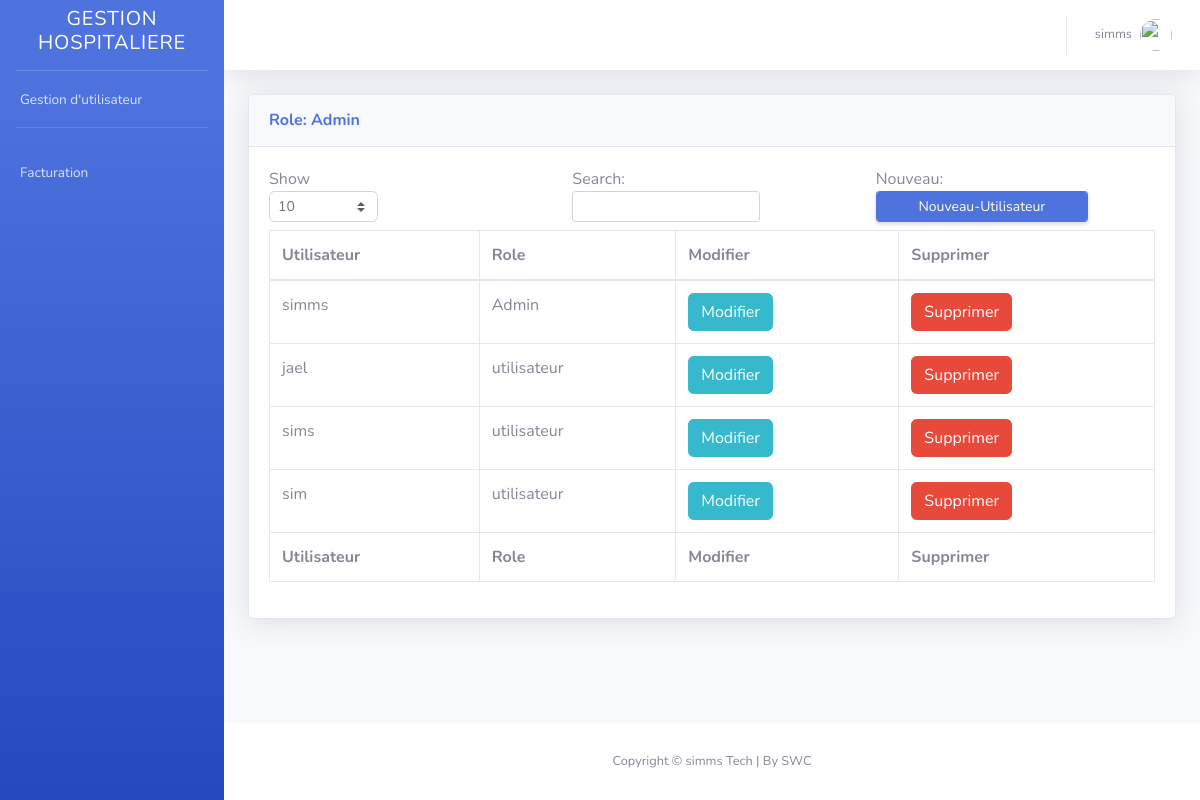
Page /profil/ (signed in) on the earlier database version.
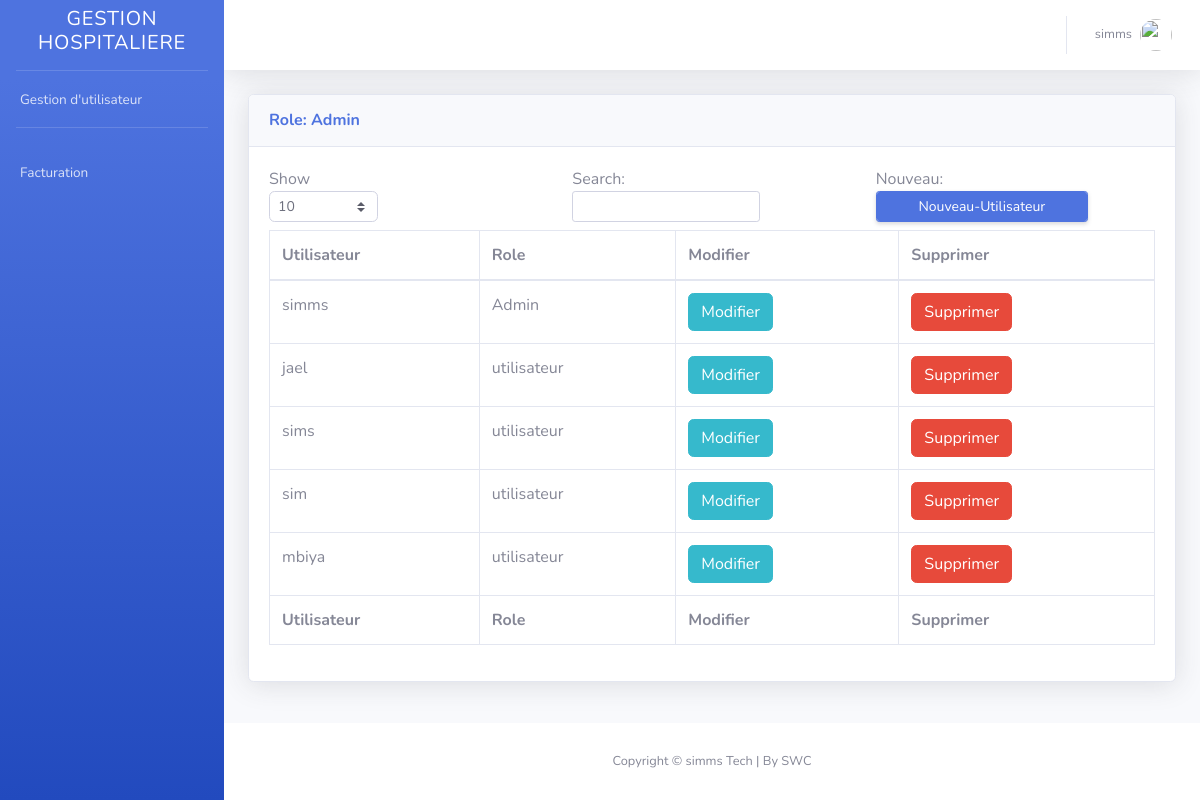
Same page on the later database version.
### accounts/models.py (models this page shows, shortened)
class Utilisateur(models.Model):
    ROLES_CHOICES = [
        ('admin', 'Administrateur'),
        ('manager', 'Manager'),
        ('utilisateur', 'Utilisateur'),
    ]
    user = models.OneToOneField(User, on_delete=models.CASCADE) # Relation entre la class Utilisateur et User
    role = models.CharField(max_length=20, choices=ROLES_CHOICES, default='utilisateur') # La valeur par defaut de role

### accounts/views.py (the view)
# urls.py: path('profil/', profil, name='profil'),# Profil
@login_required
def profil(request):
    utilisateur = Utilisateur.objects.get(user=request.user)
    if utilisateur.role == 'Admin':
        utilisateurs = Utilisateur.objects.select_related('user').all()
        return render(request, 'accounts/profil_admin.html', {'utilisateurs': utilisateurs})
    elif utilisateur.role == 'manager':
        return render(request, 'accounts/profil_manager.html')
    else:
        return render(request, 'accounts/profil_utilisateur.html')

### accounts/templates/accounts/profil_admin.html (shortened to what this page needs)
{% extends 'base.html' %}
{% load form_tags %}
{% block content %}
    <div class="card shadow mb-4">
        <div class="card-header py-3">
            <h6 class="m-0 font-weight-bold text-primary">Role: {{request.user.utilisateur.role}}</h6>
        </div>
            <div class="card-body">
                     <div class="row">
                         <div class="col-sm-12 col-md-4">
                             <div class="dataTables_length" id="dataTable_length">
                                 <label>Show <select name="dataTable_length" aria-controls="dataTable" class="custom-select custom-select-sm form-control form-control-sm"><option value="10">10</option></select></label>
                             </div>
                         </div>
                         <div class="col-sm-12 col-md-4">
                             <div id="dataTable_filter" class="dataTables_filter"><label>Search:<input type="search" class="form-control form-control-sm" placeholder="" aria-controls="dataTable"></label>
                             </div>
                         </div>
                         <div class="col-sm-12 col-md-4">
                             <div  class="dataTables_filter"><label>Nouveau:<a href="{% url 'register' %}" class="d-none d-sm-inline-block btn btn-sm btn-primary shadow-sm form-control form-control-sm">Nouveau-Utilisateur</a></label>
                             </div>
                         </div>
                     </div>
                <div class="table-responsive">
                    <table class="table table-bordered" id="dataTable" width="100%" cellspacing="0">
                        <thead>
                            <tr>
                                <th>Utilisateur</th>
                                <th>Role</th>
                                <th>Modifier</th>
                                <th>Supprimer</th>
                            </tr>
                        </thead>
                        <tfoot>
                            <tr>
                                <th>Utilisateur</th>
                                <th>Role</th>
                                <th>Modifier</th>
                                <th>Supprimer</th>
                            </tr>
                        </tfoot>
                        <tbody>
                              {% for utilisateur in utilisateurs %}
                                <tr>
                                    <td>{{ utilisateur.user.username }}</td>
                                    <td>{{ utilisateur.role }}</td>
                                     <td>
                                      <a href="{% url 'modifier_utilisateur' utilisateur.id %}" class="btn btn-info btn-icon-split"><span class="text">Modifier</span></a>
                                    </td>
                                    <td>
                                       <a href="{% url 'supprimer_utilisateur' utilisateur.id %}" class="btn btn-danger btn-icon-split"><span class="text">Supprimer</span></a>
                                    </td>
                                </tr>
                              {% endfor %}
                        </tbody>
                    </table>
                </div>
            </div>
    </div>
{% endblock %}

### templates/base.html (shortened to what this page needs)
{% load static %}
<!DOCTYPE html>
<html lang="fr">
    <head>
        <link rel="stylesheet" href="{% static 'css/sb-admin-2.min.css' %}"  type="text/css">
        <link rel="stylesheet" href="{% static 'css/sb-admin-2.css' %}"  type="text/css">
        <link href="{% static 'vendor/datatables/dataTables.bootstrap4.min.css' %}" rel="stylesheet">
    </head>
    <body id="page-top">
        <div id="wrapper">
            <ul class="navbar-nav bg-gradient-primary sidebar sidebar-dark accordion" id="accordionSidebar">
                <li class="sidebar-brand d-flex align-items-center ">
                        <div class="sidebar-brand-text mx-3"> <h5> GESTION HOSPITALIERE </h5> </div>
                </li>
                <hr class="sidebar-divider my-0">
                 {% if user.is_authenticated and user.utilisateur.role == 'Admin' %}
                    <li class="nav-item">
                        <a class="nav-link" href="{% url 'profil'%}">
                            <span>Gestion d'utilisateur</span></a>
                    </li>
                {% endif %}
                <hr class="sidebar-divider">
                <li class="nav-item">
                    <a class="nav-link" href="index.html">
                        <span>Facturation</span></a>
                </li>
            </ul>
            <div id="content-wrapper" class="d-flex flex-column">
                <div id="content">
                    <nav class="navbar navbar-expand navbar-light bg-white topbar mb-4 static-top shadow">
                        <ul class="navbar-nav ml-auto">
                            <li class="nav-item dropdown no-arrow ">
                                <div class="nav-link dropdown-toggle"  role="button"data-toggle="dropdown" aria-haspopup="true" aria-expanded="false">
                                </div>
                            </li>
                            <li class="nav-item dropdown no-arrow">
                                <a class="nav-link dropdown-toggle" href="#" id="userDropdown" role="button"
                                    data-toggle="dropdown" aria-haspopup="true" aria-expanded="false">
                                    <span class="mr-2 d-none d-lg-inline text-gray-600 small">{{ user.username }}</span>
                                    <img class="img-profile rounded-circle"
                                        src="{% static 'img/undraw_profile.svg'%}">
                                </a>
                            </li>
                        </ul>
                    </nav>
                    <div class="container-fluid">
                        {% block content %}{% endblock %}
                    </div>
                </div>
                <footer class="sticky-footer bg-white">
                    <div class="container my-auto">
                        <div class="copyright text-center my-auto">
                            <span>Copyright &copy; simms Tech | By SWC</span>
                        </div>
                    </div>
                </footer>
            </div>
        </div>
    </body>
</html>

Differences in the rows shown:
added Utilisateur: user.username "mbiya", role "utilisateur"
